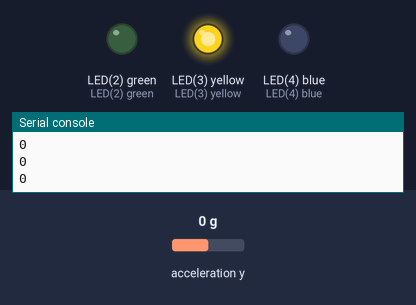
Bench run of a program on a simulated pyboard running MicroPython. On the bench: output pins drawn as LEDs (lit = HIGH), the last lines printed to the serial console. The test bench sets the inputs (shaded band); at power-on: acceleration y 0 g.

Above: at 1.2 s.
1.3 s: acceleration y set to -0.2 g
At 2.5 s:
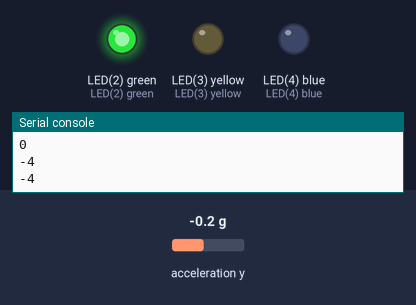
3.0 s: acceleration y set to 0.8 g
At 3.7 s:
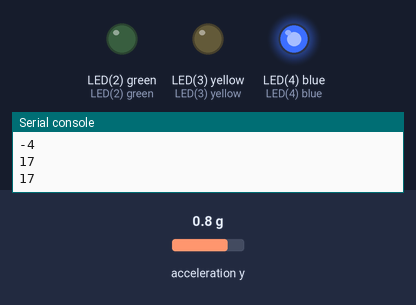
4.5 s: acceleration y set to 0.7 g
6.0 s: acceleration y set to 0.4 g
At 7.2 s:
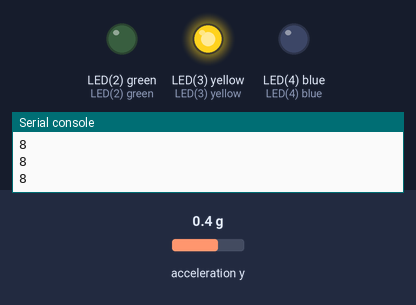
7.5 s: acceleration y set to -1.4 g
At 8.4 s:
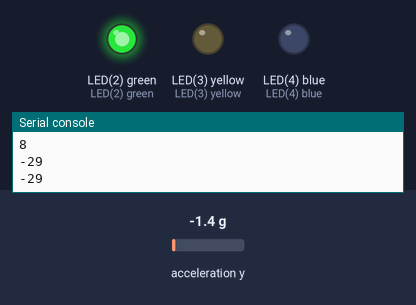
Timing chart, 0 to 10.0 s (numbered marks = the images above; inputs shaded):
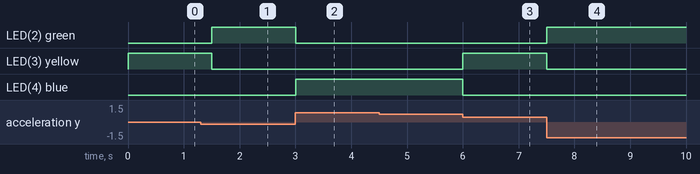

Measured:
- the behaviour switches between 0 and -0.1 g on acceleration y (found by bisection; images 0 and 1)
- the behaviour switches between 0.6 and 0.5 g on acceleration y (found by bisection; images 2 and 3)
- after the input at 1.3 s, LED(2) green: LOW → HIGH after 0.20 s; LED(3) yellow: HIGH → LOW after 0.20 s
- after the input at 3.0 s, LED(2) green: HIGH → LOW at once; LED(4) blue: LOW → HIGH at once
- after the input at 6.0 s, LED(3) yellow: LOW → HIGH at once; LED(4) blue: HIGH → LOW at once
- after the input at 7.5 s, LED(2) green: LOW → HIGH at once; LED(3) yellow: HIGH → LOW at once

The program:

Accelerometer_Light.py
```python
import pyb,time
#Switching the inbuilt LEDs based on the value of Internal Accelerometer (based on y-axis only)
acc = pyb.Accel()
while (1):
    acc_y = acc.y()
    print(acc_y)
    if(acc_y<0):
        pyb.LED(2).on()
        pyb.LED(3).off()
        pyb.LED(4).off()
    elif ((acc_y>=0)&(acc_y<12)):
        pyb.LED(2).off()
        pyb.LED(3).on()
        pyb.LED(4).off()
    elif (acc_y>=12):
    	pyb.LED(2).off()
        pyb.LED(3).off()
        pyb.LED(4).on()
    time.sleep(0.5)
```
